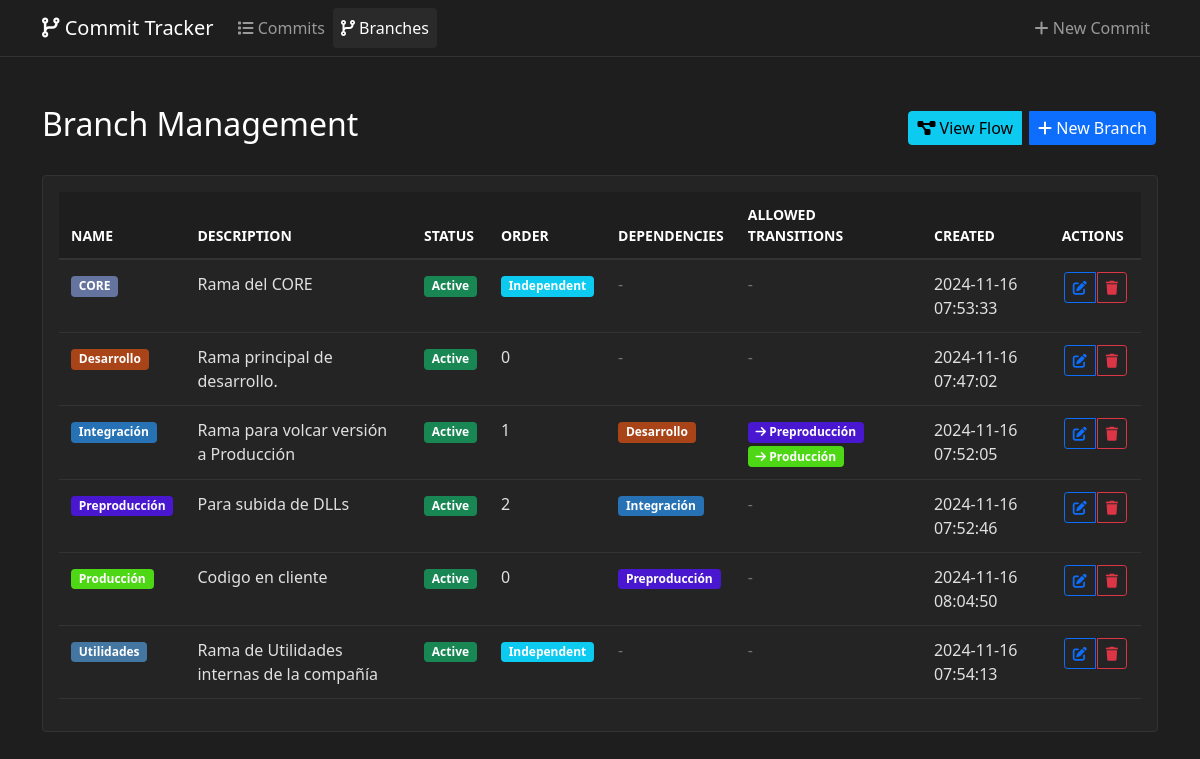
Screenshot of /branches with the database file from the repository.
### app/models.py (models this page shows, shortened)
class Branch(db.Model):
    id = db.Column(db.Integer, primary_key=True)
    name = db.Column(db.String(100), nullable=False, unique=True)
    description = db.Column(db.Text)
    active = db.Column(db.Boolean, default=True)
    color = db.Column(db.String(7), default='#6c757d')
    created_at = db.Column(db.DateTime, default=datetime.utcnow)
    order = db.Column(db.Integer, default=0)
    is_independent = db.Column(db.Boolean, default=False)
    commits = db.relationship('Commit', backref='branch', lazy=True)
    depends_on = db.relationship(
        'Branch', secondary='branch_dependencies',
        primaryjoin='Branch.id == branch_dependencies.c.branch_id',
        secondaryjoin='Branch.id == branch_dependencies.c.depends_on_id',
        backref=db.backref('dependent_branches', lazy='dynamic'),
        lazy='dynamic'
    )
    allowed_transitions_to = db.relationship(
        'Branch', secondary='allowed_transitions',
        primaryjoin='Branch.id == allowed_transitions.c.from_branch_id',
        secondaryjoin='Branch.id == allowed_transitions.c.to_branch_id',
        backref=db.backref('allowed_transitions_from', lazy='dynamic'),
        lazy='dynamic'
    )
    def get_allowed_transitions(self):
        try:
            return self.allowed_transitions_to.all()
        except Exception:
            return []

### app/routes.py (the view)
@bp.route('/branches', methods=['GET'])
def list_branches():
    branches = Branch.query.order_by(Branch.name).all()
    return render_template('branches.html', branches=branches)

### app/templates/branches.html (shortened to what this page needs)
{% extends "base.html" %}
{% block content %}
<div class="container mt-4">
    <div class="d-flex justify-content-between align-items-center mb-4">
        <h2>Branch Management</h2>
        <div class="btn-group">
            <a href="{{ url_for('main.branch_flow') }}" class="btn btn-info me-2">
                <i class="fas fa-project-diagram"></i> View Flow
            </a>
            <a href="{{ url_for('main.new_branch') }}" class="btn btn-primary">
                <i class="fas fa-plus"></i> New Branch
            </a>
        </div>
    </div>
    <div class="card">
        <div class="card-body">
            <div class="table-responsive">
                <table class="table table-hover">
                    <thead>
                        <tr>
                            <th>Name</th>
                            <th>Description</th>
                            <th>Status</th>
                            <th>Order</th>
                            <th>Dependencies</th>
                            <th>Allowed Transitions</th>
                            <th>Created</th>
                            <th>Actions</th>
                        </tr>
                    </thead>
                    <tbody>
                        {% for branch in branches %}
                        <tr>
                            <td>
                                <span class="badge" style="background-color: {{ branch.color }}">{{ branch.name }}</span>
                            </td>
                            <td>{{ branch.description or 'No description' }}</td>
                            <td>
                                <span class="badge {% if branch.active %}bg-success{% else %}bg-secondary{% endif %}">
                                    {{ 'Active' if branch.active else 'Inactive' }}
                                </span>
                            </td>
                            <td>
                                {% if branch.is_independent %}
                                <span class="badge bg-info">Independent</span>
                                {% else %}
                                {{ branch.order }}
                                {% endif %}
                            </td>
                            <td>
                                {% if branch.depends_on.count() > 0 %}
                                    {% for dep in branch.depends_on %}
                                    <span class="badge" style="background-color: {{ dep.color }}">{{ dep.name }}</span>
                                    {% endfor %}
                                {% else %}
                                    <span class="text-muted">-</span>
                                {% endif %}
                            </td>
                            <td>
                                {% set transitions = branch.get_allowed_transitions() %}
                                {% if transitions %}
                                    {% for target in transitions %}
                                    <span class="badge" style="background-color: {{ target.color }}">
                                        <i class="fas fa-arrow-right"></i> {{ target.name }}
                                    </span>
                                    {% endfor %}
                                {% else %}
                                    <span class="text-muted">-</span>
                                {% endif %}
                            </td>
                            <td>{{ branch.created_at.strftime('%Y-%m-%d %H:%M:%S') }}</td>
                            <td>
                                <div class="btn-group" role="group">
                                    <a href="{{ url_for('main.edit_branch', id=branch.id) }}"
                                       class="btn btn-sm btn-outline-primary"
                                       title="Edit Branch">
                                        <i class="fas fa-edit"></i>
                                    </a>
                                    <button type="button"
                                            class="btn btn-sm btn-outline-danger"
                                            data-bs-toggle="modal"
                                            data-bs-target="#deleteModal{{ branch.id }}"
                                            title="Delete Branch">
                                        <i class="fas fa-trash"></i>
                                    </button>
                                </div>
                            </td>
                        </tr>
                        {% else %}
                        <tr>
                            <td colspan="8" class="text-center">No branches found</td>
                        </tr>
                        {% endfor %}
                    </tbody>
                </table>
            </div>
        </div>
    </div>
</div>
{% endblock %}

### app/templates/base.html (shortened to what this page needs)
<!DOCTYPE html>
<html lang="en">
<head>
    <link href="https://cdn.jsdelivr.net/npm/bootstrap@5.1.3/dist/css/bootstrap.min.css" rel="stylesheet">
    <link href="https://cdnjs.cloudflare.com/ajax/libs/font-awesome/6.0.0/css/all.min.css" rel="stylesheet">
    <link href="https://cdn.jsdelivr.net/npm/select2@4.1.0-rc.0/dist/css/select2.min.css" rel="stylesheet" />
    <link href="https://cdn.jsdelivr.net/npm/select2-bootstrap-5-theme@1.3.0/dist/select2-bootstrap-5-theme.min.css" rel="stylesheet" />
    <link href="{{ url_for('static', filename='css/dark-theme.css') }}" rel="stylesheet">
</head>
<body>
    <nav class="navbar navbar-expand-lg navbar-dark">
        <div class="container">
            <a class="navbar-brand" href="{{ url_for('main.index') }}">
                <i class="fas fa-code-branch"></i> Commit Tracker
            </a>
            <div class="collapse navbar-collapse" id="navbarNav">
                <ul class="navbar-nav">
                    <li class="nav-item">
                        <a class="nav-link {% if request.endpoint == 'main.index' %}active{% endif %}"
                           href="{{ url_for('main.index') }}">
                            <i class="fas fa-list"></i> Commits
                        </a>
                    </li>
                    <li class="nav-item">
                        <a class="nav-link {% if request.endpoint == 'main.list_branches' %}active{% endif %}"
                           href="{{ url_for('main.list_branches') }}">
                            <i class="fas fa-code-branch"></i> Branches
                        </a>
                    </li>
                </ul>
                <ul class="navbar-nav ms-auto">
                    <li class="nav-item">
                        <a class="nav-link" href="{{ url_for('main.new_commit') }}">
                            <i class="fas fa-plus"></i> New Commit
                        </a>
                    </li>
                </ul>
            </div>
        </div>
    </nav>
    <main class="py-4">
        {% block content %}{% endblock %}
    </main>
</body>
</html>

### app/static/css/dark-theme.css (style rules this page uses)
:root { --dark-bg: #1a1a1a; --darker-bg: #141414; --dark-card: #242424; --dark-input: #2a2a2a; --dark-border: #3a3a3a; --dark-hover: #2c2c2c; --dark-text: #e0e0e0; --dark-text-muted: #a0a0a0; }
body { background-color: #1E1E1E; color: var(--dark-text); }
.navbar { background-color: #1E1E1E !important; border-bottom: 1px solid #333; }
.table { color: var(--dark-text); background-color: transparent; }
.table thead th { background-color: #1E1E1E; border-bottom: 2px solid #333; color: #fff; }
.table td, .table th { border-color: #333; padding: 12px; }
.btn-primary { background-color: #0D6EFD; border-color: #0D6EFD; }
.btn-group .btn { padding: 0.25rem 0.5rem; margin: 0 2px; }
h1, h2, h3, h4, h5, h6 { color: #fff; }
.card { background-color: #242424; border: 1px solid #333; }
.table thead th { font-weight: 600; text-transform: uppercase; font-size: 0.875rem; }
.table .btn { padding: 0.25rem 0.5rem; font-size: 0.875rem; }
.nav-link.active { background-color: #2A2A2A; border-radius: 4px; }

### rows the page displays
Branch: name "CORE", description "Rama del CORE", active "Active", is_independent "Independent", created_at "2024-11-16 07:53:33"
Branch: name "Desarrollo", description "Rama principal de desarrollo.", active "Active", order "0", created_at "2024-11-16 07:47:02"
Branch: name "Integración", description "Rama para volcar versión a Producción", active "Active", order "1", created_at "2024-11-16 07:52:05"
Branch: name "Preproducción", description "Para subida de DLLs", active "Active", order "2", created_at "2024-11-16 07:52:46"
Branch: name "Producción", description "Codigo en cliente", active "Active", order "0", created_at "2024-11-16 08:04:50"
Branch: name "Utilidades", description "Rama de Utilidades internas de la compañía", active "Active", is_independent "Independent", created_at "2024-11-16 07:54:13"
